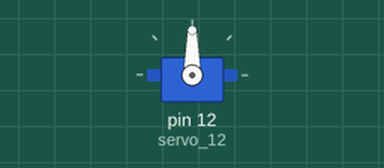
This sketch was run on a simulated Arduino Uno, built with avr-gcc and run on an emulated ATmega328P. Shown: servo.

Above: at 0.05 s.
Timing chart, 0 to 4.6 s (numbered marks = the images above):
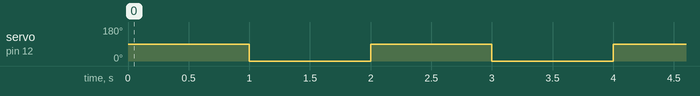

The sketch:

FirstTailWag.ino
```cpp
#include <Servo.h>

Servo servo_12;

void setup()
{
  servo_12.attach(12);

}


void loop()
{
  servo_12.write(90);
  delay(1000);
  servo_12.write(0);
  delay(1000);

}
```

Measured:
- by itself, servo on pin 12 (servo_12): alternates 90° for 1.0 s and 0° for 1.0 s
